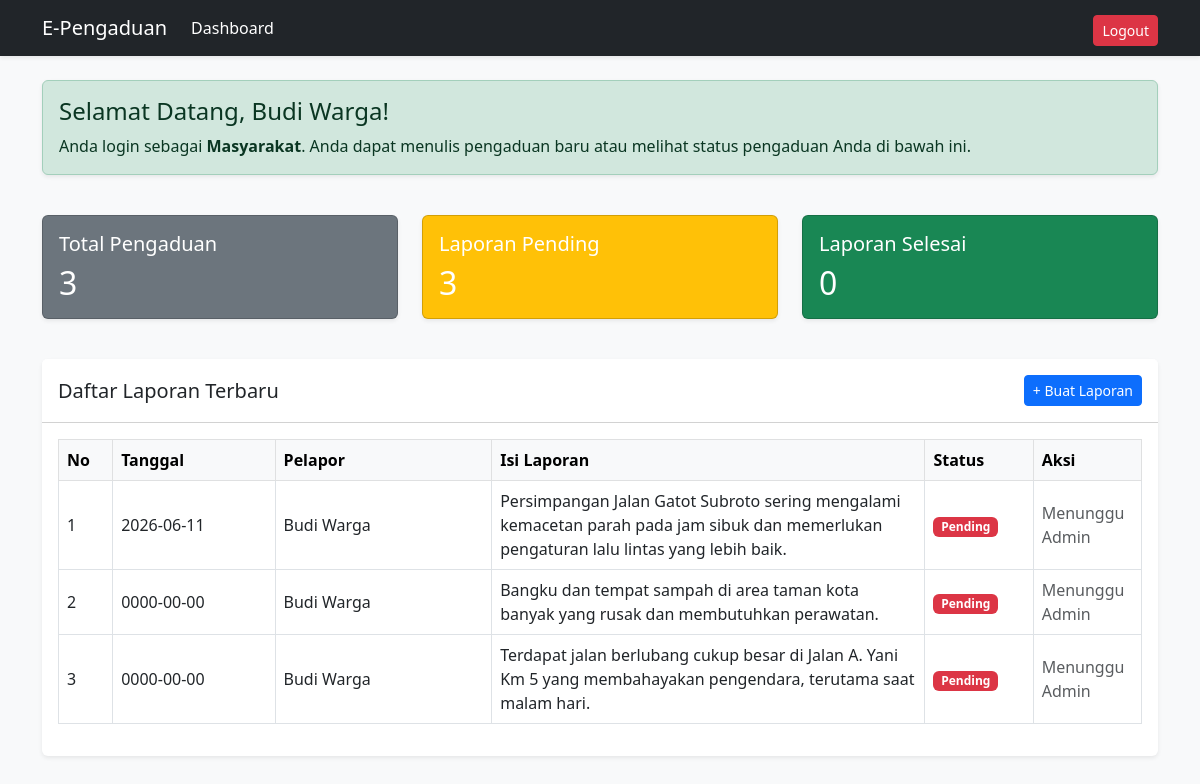
/app/dashboard.php (signed in), run on the app's committed database.
### tables this page shows
CREATE TABLE `tb_pengaduan` (
  `id_pengaduan` int(11) NOT NULL,
  `tgl_pengaduan` date NOT NULL,
  `id_user` int(11) NOT NULL,
  `isi_laporan` text NOT NULL,
  `status` enum('pending','proses','selesai') DEFAULT 'pending'
);

CREATE TABLE `tb_user` (
  `id_user` int(11) NOT NULL,
  `nama_lengkap` varchar(100) NOT NULL,
  `username` varchar(50) NOT NULL,
  `password` varchar(50) NOT NULL,
  `role` enum('admin','masyarakat') NOT NULL
);

### app/dashboard.php (the view, shortened to what this page needs)
<?php
include 'koneksi.php';
$query_total = mysqli_query($koneksi, "SELECT COUNT(*) AS total FROM tb_pengaduan");
$data_total = mysqli_fetch_array($query_total);
$query_pending = mysqli_query($koneksi, "SELECT COUNT(*) AS pending FROM tb_pengaduan WHERE status='pending'");
$data_pending = mysqli_fetch_array($query_pending);
$query_selesai = mysqli_query($koneksi, "SELECT COUNT(*) AS selesai FROM tb_pengaduan WHERE status='selesai'");
$data_selesai = mysqli_fetch_array($query_selesai);
?>
<!DOCTYPE html>
<html lang="id">
<head>
    <link href="https://cdn.jsdelivr.net/npm/bootstrap@5.3.0/dist/css/bootstrap.min.css" rel="stylesheet">
</head>
<body class="bg-light">
    <nav class="navbar navbar-expand-lg navbar-dark bg-dark shadow-sm">
        <div class="container">
            <a class="navbar-brand" href="dashboard.php">E-Pengaduan</a>
            <div class="collapse navbar-collapse" id="navbarNav">
                <ul class="navbar-nav me-auto">
                    <li class="nav-item">
                        <a class="nav-link active" href="dashboard.php">Dashboard</a>
                    </li>
                </ul>
                <ul class="navbar-nav">
                    <li class="nav-item">
                        <a class="btn btn-danger btn-sm mt-1" href="login.php">Logout</a>
                    </li>
                </ul>
            </div>
        </div>
    </nav>
    <div class="container mt-4">
        <div class="row mb-4">
            <div class="col-12">
                <div class="alert alert-success shadow-sm" role="alert">
                    <h4 class="alert-heading">Selamat Datang, <?php echo $_SESSION['nama_lengkap']; ?>!</h4>
                    <p class="mb-0">Anda login sebagai <strong>Masyarakat</strong>. Anda dapat menulis pengaduan baru atau melihat status pengaduan Anda di bawah ini.</p>
                </div>
            </div>
        </div>
        <div class="row mb-4">
            <div class="col-md-4">
                <div class="card text-white bg-secondary shadow-sm mb-3">
                    <div class="card-body">
                        <h5 class="card-title">Total Pengaduan</h5>
                        <h2 class="mb-0">
                            <h2 class="mb-0"><?php echo $data_total['total']; ?></h2>
                        </h2>
                    </div>
                </div>
            </div>
            <div class="col-md-4">
                <div class="card text-white bg-warning shadow-sm mb-3">
                    <div class="card-body">
                        <h5 class="card-title">Laporan Pending</h5>
                        <h2 class="mb-0">
                            <h2 class="mb-0"><?php echo $data_pending['pending']; ?></h2>
                        </h2>
                    </div>
                </div>
            </div>
            <div class="col-md-4">
                <div class="card text-white bg-success shadow-sm mb-3">
                    <div class="card-body">
                        <h5 class="card-title">Laporan Selesai</h5>
                        <h2 class="mb-0">
                            <h2 class="mb-0"><?php echo $data_selesai['selesai']; ?></h2>
                            </h2>
                        </div>
                    </div>
                </div>
            </div>
        <div class="card shadow-sm border-0">
            <div class="card-header bg-white d-flex justify-content-between align-items-center py-3">
                <h5 class="mb-0">Daftar Laporan Terbaru</h5><?php if ($_SESSION['role'] == 'masyarakat') { ?>
                    <a href="tambah_pengaduan.php" class="btn btn-primary btn-sm">+ Buat Laporan</a>
                <?php } ?>
            </div>
            <div class="card-body">
                <div class="table-responsive">
                    <table class="table table-bordered table-hover align-middle">
                        <thead class="table-light">
                            <tr>
                                <th width="5%">No</th>
                                <th width="15%">Tanggal</th>
                                <th width="20%">Pelapor</th>
                                <th width="40%">Isi Laporan</th>
                                <th width="10%">Status</th>
                                <th width="10%">Aksi</th>
                            </tr>
                        </thead>
                        <tbody>
                            <?php
                            $no = 1;
                            $query = mysqli_query($koneksi,"SELECT tb_pengaduan.*, tb_user.nama_lengkap FROM tb_pengaduan INNER JOIN tb_user ON tb_pengaduan.id_user = tb_user.id_user ORDER BY id_pengaduan DESC");
                            while ($row = mysqli_fetch_array($query)) {
                            ?>
                            <tr>
                                <td><?php echo $no++; ?></td>
                                <td><?php echo $row['tgl_pengaduan']; ?></td>
                                <td><?php echo $row['nama_lengkap']; ?></td>
                                <td><?php echo $row['isi_laporan']; ?></td>
                                <td>
                                    <?php if ($row['status'] == 'pending') { ?>
                                        <span class="badge bg-danger">Pending</span>
                                    <?php } elseif ($row['status'] == 'proses') { ?>
                                        <span class="badge bg-warning text-dark">Proses</span>
                                    <?php } else { ?>
                                        <span class="badge bg-success">Selesai</span>
                                    <?php } ?>
                                </td>
                                <td>
                                    <?php if ($_SESSION['role'] == 'admin') { ?>
                                        <form action="update_status.php" method="POST" class="d-inline">
                                            <input type="hidden" name="id_pengaduan" value="<?php echo $row['id_pengaduan']; ?>">
                                                <select name="status" class="form-select form-select-sm d-inline w-auto" onchange="this.form.submit()">
                                                <option value="pending" <?php if ($row['status'] == 'pending') echo 'selected'; ?>>Pending</option>
                                                <option value="proses" <?php if ($row['status'] == 'proses') echo 'selected'; ?>>Proses</option>
                                                <option value="selesai" <?php if ($row['status'] == 'selesai') echo 'selected'; ?>>Selesai</option>
                                            </select>
                                        </form>
                                        <a href="hapus_pengaduan.php?id=<?php echo $row['id_pengaduan']; ?>"class="btn btn-danger btn-sm mt-1" onclick="return confirm('Yakin ingin menghapus laporan ini?')">Hapus</a>
                                        <?php } else { ?>
                                            <span class="text-muted">Menunggu Admin</span>
                                        <?php } ?>
                                    </td>
                                </tr>
                            <?php } ?>
                        </tbody>
                    </table>
                </div>
            </div>
        </div>
    </div>
</body>
</html>

### data on the page
tb_pengaduan: tgl_pengaduan "2026-06-11", id_user.nama_lengkap "Budi Warga", isi_laporan "Persimpangan Jalan Gatot Subroto sering mengalami kemacetan parah pada jam sibuk dan memerlukan pengaturan lalu lintas yang lebih baik.", status "Pending"
tb_pengaduan: tgl_pengaduan "0000-00-00", id_user.nama_lengkap "Budi Warga", isi_laporan "Bangku dan tempat sampah di area taman kota banyak yang rusak dan membutuhkan perawatan.", status "Pending"
tb_pengaduan: tgl_pengaduan "0000-00-00", id_user.nama_lengkap "Budi Warga", isi_laporan "Terdapat jalan berlubang cukup besar di Jalan A. Yani Km 5 yang membahayakan pengendara, terutama saat malam hari.", status "Pending"

### other printed values
$_SESSION['nama_lengkap'] "Budi Warga"
$data_total['total'] "3"
$data_pending['pending'] "3"
$data_selesai['selesai'] "0"
